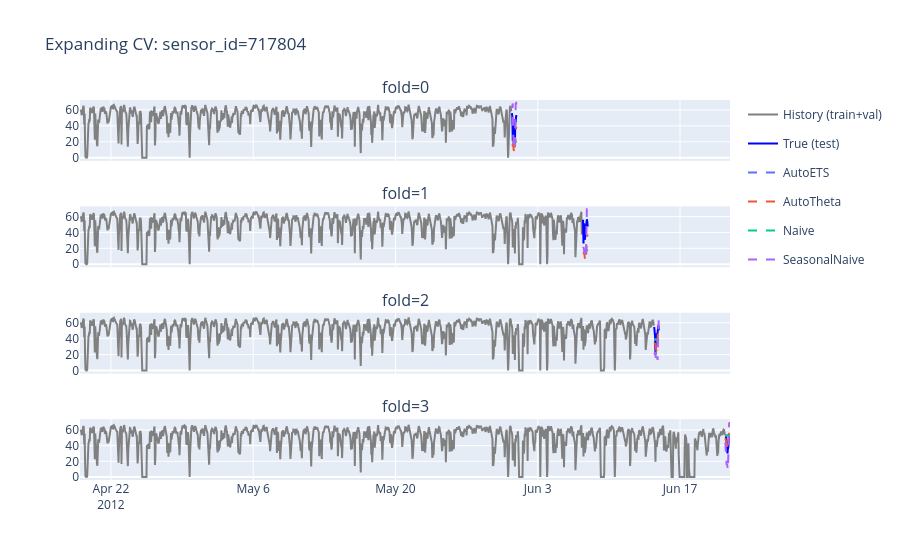

The cell this chart's notebook holds for it:
### Code cell
all_results_df = (
    pd.concat(all_results.values(), keys=all_results.keys(), names=["model", "row_id"])
    .reset_index()
    .drop(columns=["row_id"])
)
all_results_df

### Figure 1 — Plotly figure (JSON) as saved in the notebook; plotly's stock layout.template omitted (floating-point values rounded to 4 significant figures; data arrays with more than 128 entries replaced by an {"elided": "..."} marker saying what was removed)
{"data": [{"legendgroup": "history", "line": {"color": "grey"}, "mode": "lines", "name": "History (train+val)", "showlegend": true, "type": "scatter", "x": {"elided": "1020 str values"}, "xaxis": "x", "y": {"elided": "1020 float values"}, "yaxis": "y"}, {"legendgroup": "true_test", "line": {"color": "blue"}, "mode": "lines", "name": "True (test)", "showlegend": true, "type": "scatter", "x": ["2012-05-31T11:00:00", "2012-05-31T12:00:00", "2012-05-31T13:00:00", "2012-05-31T14:00:00", "2012-05-31T15:00:00", "2012-05-31T16:00:00", "2012-05-31T17:00:00", "2012-05-31T18:00:00", "2012-05-31T19:00:00", "2012-05-31T20:00:00", "2012-05-31T21:00:00", "2012-05-31T22:00:00"], "xaxis": "x", "y": [55.82, 50.95, 20.92, 44.2, 37.36, 39.77, 33.17, 13.36, 48.6, 44.42, 53.37, 51.32], "yaxis": "y"}, {"legendgroup": "AutoETS", "line": {"color": "#636EFA", "dash": "dash"}, "mode": "lines", "name": "AutoETS", "showlegend": true, "type": "scatter", "x": ["2012-05-31T11:00:00", "2012-05-31T12:00:00", "2012-05-31T13:00:00", "2012-05-31T14:00:00", "2012-05-31T15:00:00", "2012-05-31T16:00:00", "2012-05-31T17:00:00", "2012-05-31T18:00:00", "2012-05-31T19:00:00", "2012-05-31T20:00:00", "2012-05-31T21:00:00", "2012-05-31T22:00:00"], "xaxis": "x", "y": [20.4, 20.4, 20.4, 20.4, 20.4, 20.4, 20.4, 20.4, 20.4, 20.4, 20.4, 20.4], "yaxis": "y"}, {"legendgroup": "AutoTheta", "line": {"color": "#EF553B", "dash": "dash"}, "mode": "lines", "name": "AutoTheta", "showlegend": true, "type": "scatter", "x": ["2012-05-31T11:00:00", "2012-05-31T12:00:00", "2012-05-31T13:00:00", "2012-05-31T14:00:00", "2012-05-31T15:00:00", "2012-05-31T16:00:00", "2012-05-31T17:00:00", "2012-05-31T18:00:00", "2012-05-31T19:00:00", "2012-05-31T20:00:00", "2012-05-31T21:00:00", "2012-05-31T22:00:00"], "xaxis": "x", "y": [15.12, 15.04, 16.81, 16.47, 10.68, 8.987, 5.101, 12.24, 23.82, 33.2, 38.51, 36.97], "yaxis": "y"}, {"legendgroup": "Naive", "line": {"color": "#00CC96", "dash": "dash"}, "mode": "lines", "name": "Naive", "showlegend": true, "type": "scatter", "x": ["2012-05-31T11:00:00", "2012-05-31T12:00:00", "2012-05-31T13:00:00", "2012-05-31T14:00:00", "2012-05-31T15:00:00", "2012-05-31T16:00:00", "2012-05-31T17:00:00", "2012-05-31T18:00:00", "2012-05-31T19:00:00", "2012-05-31T20:00:00", "2012-05-31T21:00:00", "2012-05-31T22:00:00"], "xaxis": "x", "y": [20.4, 20.4, 20.4, 20.4, 20.4, 20.4, 20.4, 20.4, 20.4, 20.4, 20.4, 20.4], "yaxis": "y"}, {"legendgroup": "SeasonalNaive", "line": {"color": "#AB63FA", "dash": "dash"}, "mode": "lines", "name": "SeasonalNaive", "showlegend": true, "type": "scatter", "x": ["2012-05-31T11:00:00", "2012-05-31T12:00:00", "2012-05-31T13:00:00", "2012-05-31T14:00:00", "2012-05-31T15:00:00", "2012-05-31T16:00:00", "2012-05-31T17:00:00", "2012-05-31T18:00:00", "2012-05-31T19:00:00", "2012-05-31T20:00:00", "2012-05-31T21:00:00", "2012-05-31T22:00:00"], "xaxis": "x", "y": [62.15, 67.0, 67.99, 30.06, 17.75, 10.47, 10.86, 18.47, 61.81, 68.2, 68.6, 66.52], "yaxis": "y"}, {"legendgroup": "history", "line": {"color": "grey"}, "mode": "lines", "name": "History (train+val)", "showlegend": false, "type": "scatter", "x": {"elided": "1188 str values"}, "xaxis": "x2", "y": {"elided": "1188 float values"}, "yaxis": "y2"}, {"legendgroup": "true_test", "line": {"color": "blue"}, "mode": "lines", "name": "True (test)", "showlegend": false, "type": "scatter", "x": ["2012-06-07T11:00:00", "2012-06-07T12:00:00", "2012-06-07T13:00:00", "2012-06-07T14:00:00", "2012-06-07T15:00:00", "2012-06-07T16:00:00", "2012-06-07T17:00:00", "2012-06-07T18:00:00", "2012-06-07T19:00:00", "2012-06-07T20:00:00", "2012-06-07T21:00:00", "2012-06-07T22:00:00"], "xaxis": "x2", "y": [56.03, 26.17, 51.53, 48.25, 30.66, 32.62, 37.31, 48.06, 50.9, 56.66, 53.35, 47.42], "yaxis": "y2"}, {"legendgroup": "AutoETS", "line": {"color": "#636EFA", "dash": "dash"}, "mode": "lines", "name": "AutoETS", "showlegend": false, "type": "scatter", "x": ["2012-06-07T11:00:00", "2012-06-07T12:00:00", "2012-06-07T13:00:00", "2012-06-07T14:00:00", "2012-06-07T15:00:00", "2012-06-07T16:00:00", "2012-06-07T17:00:00", "2012-06-07T18:00:00", "2012-06-07T19:00:00", "2012-06-07T20:00:00", "2012-06-07T21:00:00", "2012-06-07T22:00:00"], "xaxis": "x2", "y": [17.69, 17.69, 17.69, 17.69, 17.69, 17.69, 17.69, 17.69, 17.69, 17.69, 17.69, 17.69], "yaxis": "y2"}, {"legendgroup": "AutoTheta", "line": {"color": "#EF553B", "dash": "dash"}, "mode": "lines", "name": "AutoTheta", "showlegend": false, "type": "scatter", "x": ["2012-06-07T11:00:00", "2012-06-07T12:00:00", "2012-06-07T13:00:00", "2012-06-07T14:00:00", "2012-06-07T15:00:00", "2012-06-07T16:00:00", "2012-06-07T17:00:00", "2012-06-07T18:00:00", "2012-06-07T19:00:00", "2012-06-07T20:00:00", "2012-06-07T21:00:00", "2012-06-07T22:00:00"], "xaxis": "x2", "y": [13.79, 13.54, 15.43, 14.34, 8.53, 6.648, 3.826, 9.677, 22.69, 32.76, 37.04, 35.82], "yaxis": "y2"}, {"legendgroup": "Naive", "line": {"color": "#00CC96", "dash": "dash"}, "mode": "lines", "name": "Naive", "showlegend": false, "type": "scatter", "x": ["2012-06-07T11:00:00", "2012-06-07T12:00:00", "2012-06-07T13:00:00", "2012-06-07T14:00:00", "2012-06-07T15:00:00", "2012-06-07T16:00:00", "2012-06-07T17:00:00", "2012-06-07T18:00:00", "2012-06-07T19:00:00", "2012-06-07T20:00:00", "2012-06-07T21:00:00", "2012-06-07T22:00:00"], "xaxis": "x2", "y": [17.69, 17.69, 17.69, 17.69, 17.69, 17.69, 17.69, 17.69, 17.69, 17.69, 17.69, 17.69], "yaxis": "y2"}, {"legendgroup": "SeasonalNaive", "line": {"color": "#AB63FA", "dash": "dash"}, "mode": "lines", "name": "SeasonalNaive", "showlegend": false, "type": "scatter", "x": ["2012-06-07T11:00:00", "2012-06-07T12:00:00", "2012-06-07T13:00:00", "2012-06-07T14:00:00", "2012-06-07T15:00:00", "2012-06-07T16:00:00", "2012-06-07T17:00:00", "2012-06-07T18:00:00", "2012-06-07T19:00:00", "2012-06-07T20:00:00", "2012-06-07T21:00:00", "2012-06-07T22:00:00"], "xaxis": "x2", "y": [19.73, 21.53, 19.28, 17.11, 14.94, 13.34, 7.476, 13.84, 38.46, 69.03, 68.75, 68.74], "yaxis": "y2"}, {"legendgroup": "history", "line": {"color": "grey"}, "mode": "lines", "name": "History (train+val)", "showlegend": false, "type": "scatter", "x": {"elided": "1356 str values"}, "xaxis": "x3", "y": {"elided": "1356 float values"}, "yaxis": "y3"}, {"legendgroup": "true_test", "line": {"color": "blue"}, "mode": "lines", "name": "True (test)", "showlegend": false, "type": "scatter", "x": ["2012-06-14T11:00:00", "2012-06-14T12:00:00", "2012-06-14T13:00:00", "2012-06-14T14:00:00", "2012-06-14T15:00:00", "2012-06-14T16:00:00", "2012-06-14T17:00:00", "2012-06-14T18:00:00", "2012-06-14T19:00:00", "2012-06-14T20:00:00", "2012-06-14T21:00:00", "2012-06-14T22:00:00"], "xaxis": "x3", "y": [54.66, 51.35, 42.96, 19.41, 46.64, 39.22, 38.43, 44.97, 51.85, 53.79, 56.88, 50.47], "yaxis": "y3"}, {"legendgroup": "AutoETS", "line": {"color": "#636EFA", "dash": "dash"}, "mode": "lines", "name": "AutoETS", "showlegend": false, "type": "scatter", "x": ["2012-06-14T11:00:00", "2012-06-14T12:00:00", "2012-06-14T13:00:00", "2012-06-14T14:00:00", "2012-06-14T15:00:00", "2012-06-14T16:00:00", "2012-06-14T17:00:00", "2012-06-14T18:00:00", "2012-06-14T19:00:00", "2012-06-14T20:00:00", "2012-06-14T21:00:00", "2012-06-14T22:00:00"], "xaxis": "x3", "y": [38.88, 38.88, 38.88, 38.88, 38.88, 38.88, 38.88, 38.88, 38.88, 38.88, 38.88, 38.88], "yaxis": "y3"}, {"legendgroup": "AutoTheta", "line": {"color": "#EF553B", "dash": "dash"}, "mode": "lines", "name": "AutoTheta", "showlegend": false, "type": "scatter", "x": ["2012-06-14T11:00:00", "2012-06-14T12:00:00", "2012-06-14T13:00:00", "2012-06-14T14:00:00", "2012-06-14T15:00:00", "2012-06-14T16:00:00", "2012-06-14T17:00:00", "2012-06-14T18:00:00", "2012-06-14T19:00:00", "2012-06-14T20:00:00", "2012-06-14T21:00:00", "2012-06-14T22:00:00"], "xaxis": "x3", "y": [34.62, 34.2, 34.51, 32.94, 27.59, 26.52, 23.95, 30.73, 41.41, 53.95, 58.15, 57.36], "yaxis": "y3"}, {"legendgroup": "Naive", "line": {"color": "#00CC96", "dash": "dash"}, "mode": "lines", "name": "Naive", "showlegend": false, "type": "scatter", "x": ["2012-06-14T11:00:00", "2012-06-14T12:00:00", "2012-06-14T13:00:00", "2012-06-14T14:00:00", "2012-06-14T15:00:00", "2012-06-14T16:00:00", "2012-06-14T17:00:00", "2012-06-14T18:00:00", "2012-06-14T19:00:00", "2012-06-14T20:00:00", "2012-06-14T21:00:00", "2012-06-14T22:00:00"], "xaxis": "x3", "y": [38.88, 38.88, 38.88, 38.88, 38.88, 38.88, 38.88, 38.88, 38.88, 38.88, 38.88, 38.88], "yaxis": "y3"}, {"legendgroup": "SeasonalNaive", "line": {"color": "#AB63FA", "dash": "dash"}, "mode": "lines", "name": "SeasonalNaive", "showlegend": false, "type": "scatter", "x": ["2012-06-14T11:00:00", "2012-06-14T12:00:00", "2012-06-14T13:00:00", "2012-06-14T14:00:00", "2012-06-14T15:00:00", "2012-06-14T16:00:00", "2012-06-14T17:00:00", "2012-06-14T18:00:00", "2012-06-14T19:00:00", "2012-06-14T20:00:00", "2012-06-14T21:00:00", "2012-06-14T22:00:00"], "xaxis": "x3", "y": [22.19, 21.15, 23.59, 13.42, 12.77, 10.29, 10.57, 17.88, 13.41, 36.31, 68.23, 68.65], "yaxis": "y3"}, {"legendgroup": "history", "line": {"color": "grey"}, "mode": "lines", "name": "History (train+val)", "showlegend": false, "type": "scatter", "x": {"elided": "1524 str values"}, "xaxis": "x4", "y": {"elided": "1524 float values"}, "yaxis": "y4"}, {"legendgroup": "true_test", "line": {"color": "blue"}, "mode": "lines", "name": "True (test)", "showlegend": false, "type": "scatter", "x": ["2012-06-21T11:00:00", "2012-06-21T12:00:00", "2012-06-21T13:00:00", "2012-06-21T14:00:00", "2012-06-21T15:00:00", "2012-06-21T16:00:00", "2012-06-21T17:00:00", "2012-06-21T18:00:00", "2012-06-21T19:00:00", "2012-06-21T20:00:00", "2012-06-21T21:00:00", "2012-06-21T22:00:00"], "xaxis": "x4", "y": [52.12, 51.78, 49.21, 43.5, 31.62, 30.0, 35.87, 37.86, 46.92, 54.04, 54.71, 50.5], "yaxis": "y4"}, {"legendgroup": "AutoETS", "line": {"color": "#636EFA", "dash": "dash"}, "mode": "lines", "name": "AutoETS", "showlegend": false, "type": "scatter", "x": ["2012-06-21T11:00:00", "2012-06-21T12:00:00", "2012-06-21T13:00:00", "2012-06-21T14:00:00", "2012-06-21T15:00:00", "2012-06-21T16:00:00", "2012-06-21T17:00:00", "2012-06-21T18:00:00", "2012-06-21T19:00:00", "2012-06-21T20:00:00", "2012-06-21T21:00:00", "2012-06-21T22:00:00"], "xaxis": "x4", "y": [52.9, 52.9, 52.9, 52.9, 52.9, 52.9, 52.9, 52.9, 52.9, 52.9, 52.9, 52.9], "yaxis": "y4"}, {"legendgroup": "AutoTheta", "line": {"color": "#EF553B", "dash": "dash"}, "mode": "lines", "name": "AutoTheta", "showlegend": false, "type": "scatter", "x": ["2012-06-21T11:00:00", "2012-06-21T12:00:00", "2012-06-21T13:00:00", "2012-06-21T14:00:00", "2012-06-21T15:00:00", "2012-06-21T16:00:00", "2012-06-21T17:00:00", "2012-06-21T18:00:00", "2012-06-21T19:00:00", "2012-06-21T20:00:00", "2012-06-21T21:00:00", "2012-06-21T22:00:00"], "xaxis": "x4", "y": [49.33, 47.27, 47.44, 45.14, 39.74, 38.07, 35.77, 42.5, 53.21, 66.44, 69.89, 69.09], "yaxis": "y4"}, {"legendgroup": "Naive", "line": {"color": "#00CC96", "dash": "dash"}, "mode": "lines", "name": "Naive", "showlegend": false, "type": "scatter", "x": ["2012-06-21T11:00:00", "2012-06-21T12:00:00", "2012-06-21T13:00:00", "2012-06-21T14:00:00", "2012-06-21T15:00:00", "2012-06-21T16:00:00", "2012-06-21T17:00:00", "2012-06-21T18:00:00", "2012-06-21T19:00:00", "2012-06-21T20:00:00", "2012-06-21T21:00:00", "2012-06-21T22:00:00"], "xaxis": "x4", "y": [52.91, 52.91, 52.91, 52.91, 52.91, 52.91, 52.91, 52.91, 52.91, 52.91, 52.91, 52.91], "yaxis": "y4"}, {"legendgroup": "SeasonalNaive", "line": {"color": "#AB63FA", "dash": "dash"}, "mode": "lines", "name": "SeasonalNaive", "showlegend": false, "type": "scatter", "x": ["2012-06-21T11:00:00", "2012-06-21T12:00:00", "2012-06-21T13:00:00", "2012-06-21T14:00:00", "2012-06-21T15:00:00", "2012-06-21T16:00:00", "2012-06-21T17:00:00", "2012-06-21T18:00:00", "2012-06-21T19:00:00", "2012-06-21T20:00:00", "2012-06-21T21:00:00", "2012-06-21T22:00:00"], "xaxis": "x4", "y": [43.78, 30.65, 15.88, 15.42, 16.51, 9.856, 8.872, 28.43, 68.68, 68.67, 67.96, 69.38], "yaxis": "y4"}], "layout": {"annotations": [{"font": {"size": 16}, "showarrow": false, "text": "fold=0", "x": 0.5, "xanchor": "center", "xref": "paper", "y": 1, "yanchor": "bottom", "yref": "paper"}, {"font": {"size": 16}, "showarrow": false, "text": "fold=1", "x": 0.5, "xanchor": "center", "xref": "paper", "y": 0.72, "yanchor": "bottom", "yref": "paper"}, {"font": {"size": 16}, "showarrow": false, "text": "fold=2", "x": 0.5, "xanchor": "center", "xref": "paper", "y": 0.44, "yanchor": "bottom", "yref": "paper"}, {"font": {"size": 16}, "showarrow": false, "text": "fold=3", "x": 0.5, "xanchor": "center", "xref": "paper", "y": 0.16, "yanchor": "bottom", "yref": "paper"}], "title": {"text": "Expanding CV: sensor_id=717804"}, "xaxis": {"anchor": "y", "domain": [0, 1], "matches": "x4", "showticklabels": false}, "xaxis2": {"anchor": "y2", "domain": [0, 1], "matches": "x4", "showticklabels": false}, "xaxis3": {"anchor": "y3", "domain": [0, 1], "matches": "x4", "showticklabels": false}, "xaxis4": {"anchor": "y4", "domain": [0, 1]}, "yaxis": {"anchor": "x", "domain": [0.84, 1]}, "yaxis2": {"anchor": "x2", "domain": [0.56, 0.72]}, "yaxis3": {"anchor": "x3", "domain": [0.28, 0.44]}, "yaxis4": {"anchor": "x4", "domain": [0, 0.16]}}}
